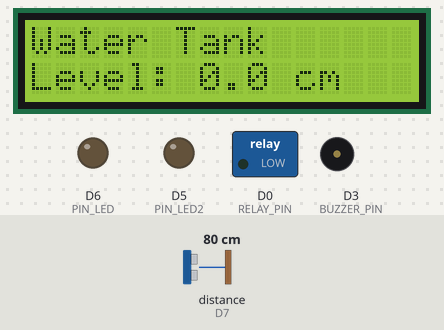
Simulated run of this sketch. Board: ESP8266 (NodeMCU). On the bench: 16×2 character LCD, switched loads named in the sketch (green lamp = pin HIGH), output pins drawn as LEDs (lit = HIGH), buzzer (waves = sounding, pin HIGH). Wiring (inferred from the names in the program): ultrasonic range finder: trigger D8; echo D7. The inputs (shaded band) are chosen by the test bench; at power-on: distance to the obstacle (sensor on D7) 80 cm. The echo pulse lasts 58.3 µs per cm; WiFi joins after 1.5 s; servers stay silent unless stated; pins used as bus, display or sensor lines are not drawn; what the sketch prints to the serial monitor is not drawn.

Above: at 2.8 s.
2.9 s: distance to the obstacle (sensor on D7) set to 2 cm
At 4.8 s:
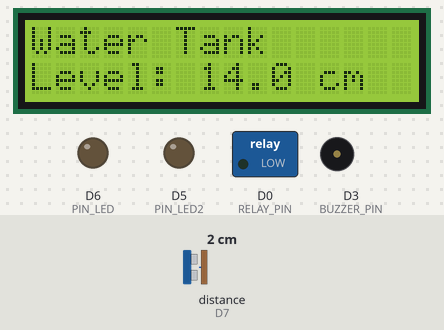
5.2 s: distance to the obstacle (sensor on D7) set to 4 cm
At 7.0 s:
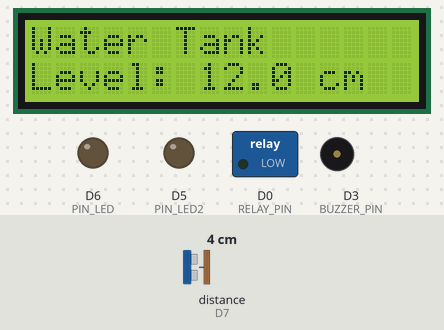
7.3 s: distance to the obstacle (sensor on D7) set to 9 cm
At 8.4 s:
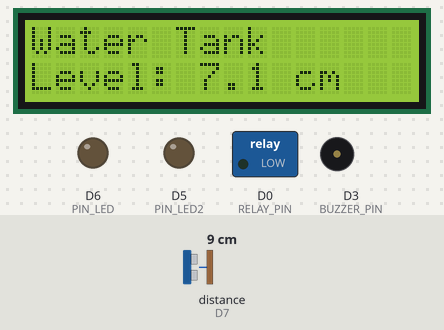
Timing chart, 0 to 10.3 s (numbered marks = the images above; inputs shaded):
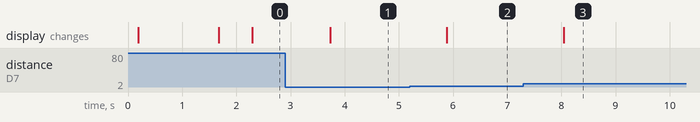

Measured:
- after the input at 2.9 s, the display: changes after 0.83 s (image 1)
- after the input at 5.2 s, the display: changes after 0.69 s (image 2)
- after the input at 7.3 s, the display: changes after 0.74 s (image 3)

The sketch:

gabung_4.0.ino
```cpp
#include <ESP8266WiFi.h>
#include <ESP8266HTTPClient.h>
#include <WiFiClient.h>
#include <Wire.h>
#include <LiquidCrystal_I2C.h>

// Network credentials
const char* ssid = "LAB1.APL";
const char* password = "aplskaneka";
const char* host = "https://level-air.smknkabuh.sch.id/";

const float tinggiTandon = 16.0;

// Pin definitions
#define TRIGGER_PIN D8
#define ECHO_PIN D7
#define BUZZER_PIN D3
#define RELAY_PIN D0
#define PIN_LED D6
#define PIN_LED2 D5

// LCD setup
LiquidCrystal_I2C lcd(0x27, 16, 2);

// Variabel optimasi
WiFiClient client;
HTTPClient http;
unsigned long lastDataSendTime = 0;
const unsigned long dataSendInterval = 500;

float readDistance() {
  digitalWrite(TRIGGER_PIN, LOW);
  delayMicroseconds(2);
  digitalWrite(TRIGGER_PIN, HIGH);
  delayMicroseconds(10);
  digitalWrite(TRIGGER_PIN, LOW);
  long duration = pulseIn(ECHO_PIN, HIGH);
  return duration * 0.034 / 2;
}

void setup() {
  Serial.begin(115200);
  Serial.println("\nSystem Initializing...");

  pinMode(TRIGGER_PIN, OUTPUT);
  pinMode(ECHO_PIN, INPUT);
  pinMode(BUZZER_PIN, OUTPUT);
  pinMode(RELAY_PIN, OUTPUT);
  pinMode(PIN_LED, OUTPUT);
  pinMode(PIN_LED2, OUTPUT);

  lcd.begin();
  lcd.backlight();
  lcd.setCursor(0, 0);
  lcd.print("Water Tank");

  // Connect to WiFi
  Serial.print("Connecting to WiFi");
  WiFi.hostname("NodeMCU");
  WiFi.begin(ssid, password);
  WiFi.setAutoReconnect(true);
  WiFi.persistent(true);

  while (WiFi.status() != WL_CONNECTED) {
    delay(100);
    Serial.print(".");
    lcd.setCursor(0, 1);
    lcd.print("Connecting...");
  }

  Serial.println("\nWiFi Connected!");
  Serial.print("IP Address: ");
  Serial.println(WiFi.localIP());
  lcd.setCursor(0, 1);
  lcd.print("WiFi Connected ");
}

void loop() {
  float distance = readDistance();
  float waterHeight = calculateWaterHeight(distance);

  if (WiFi.status() == WL_CONNECTED) {
    // Get mode
    String LinkMode = "http://" + String(host) + "/ci4/public/bacamode.php";
    http.begin(client, LinkMode);
    http.GET();
    String mode = http.getString();
    http.end();

    // Get relay status
    String LinkRelay = "http://" + String(host) + "/ci4/public/bacamanual.php";
    http.begin(client, LinkRelay);
    http.GET();
    String statusrelay = http.getString();
    http.end();

    // Serial output
    Serial.print("Mode: ");
    Serial.print(mode);
    Serial.print(" | Relay Status: ");
    Serial.print(statusrelay);
    Serial.print(" | Distance: ");
    Serial.print(distance);
    Serial.println(" cm");

    // Control logic
    if (mode == "Manual") {
      if (statusrelay == "0") {
        digitalWrite(RELAY_PIN, LOW);
        digitalWrite(PIN_LED2, LOW);
        digitalWrite(PIN_LED, HIGH);
        lcd.setCursor(0, 0); lcd.print("Mode: Manual ON ");
        Serial.println("ACTION: Manual Mode - PUMP ON");
      } else {
        digitalWrite(RELAY_PIN, HIGH);
        digitalWrite(PIN_LED2, HIGH);
        digitalWrite(PIN_LED, LOW);
        lcd.setCursor(0, 0); lcd.print("Mode: Manual OFF ");
        Serial.println("ACTION: Manual Mode - PUMP OFF");
      }
    }
    else if (mode == "Auto") {
      lcd.setCursor(0, 0); lcd.print("Mode: Auto ON    ");

      if (waterHeight <= 3 ) {
        digitalWrite(RELAY_PIN, LOW);
        digitalWrite(PIN_LED2, LOW);
        digitalWrite(PIN_LED, HIGH);
        Serial.println("ACTION: Auto Mode - HIGH WATER LEVEL - PUMP ON + BUZZER");

        // Buzzer sequence
        tone(BUZZER_PIN, 1000);
        delay(500);
        noTone(BUZZER_PIN);
        delay(100);
        tone(BUZZER_PIN, 0);
        delay(500);
        noTone(BUZZER_PIN);
        delay(100);
        tone(BUZZER_PIN, 1000);
        delay(500);
        noTone(BUZZER_PIN);
        delay(1000);
      }
      else if (waterHeight >= 14) {
        digitalWrite(RELAY_PIN, HIGH);
        digitalWrite(PIN_LED2, HIGH);
        digitalWrite(PIN_LED, LOW);
        Serial.println("ACTION: Auto Mode - LOW WATER LEVEL - PUMP OFF");
      }
      else {
        Serial.println("ACTION: Auto Mode - NORMAL WATER LEVEL - NO CHANGE");
      }
    }

    // Data sending
    if (millis() - lastDataSendTime >= dataSendInterval) {
      lastDataSendTime = millis();

      String Link = "http://" + String(host) + "/ci4/public/oleh-data/" + String(distance, 1);
      http.begin(client, Link);
      http.addHeader("Connection", "close");
      int httpCode = http.GET();
      http.end();

      Serial.print("DATA SENT: ");
      Serial.print(distance, 1);
      Serial.print(" cm | Ketinggian Air: ");
      Serial.print(waterHeight);
      Serial.println(" cm");
    }
  }

  // LCD display
  lcd.setCursor(0, 1);
  lcd.print("Level: ");
  lcd.print(waterHeight, 1);
  lcd.print(" cm    ");

  delay(100);
}

float calculateWaterHeight(float distance) {
  float waterHeight = tinggiTandon - distance;
  if(waterHeight <0) waterHeight = 0;
  if(waterHeight > tinggiTandon) waterHeight = tinggiTandon;
  return waterHeight;
}
```
